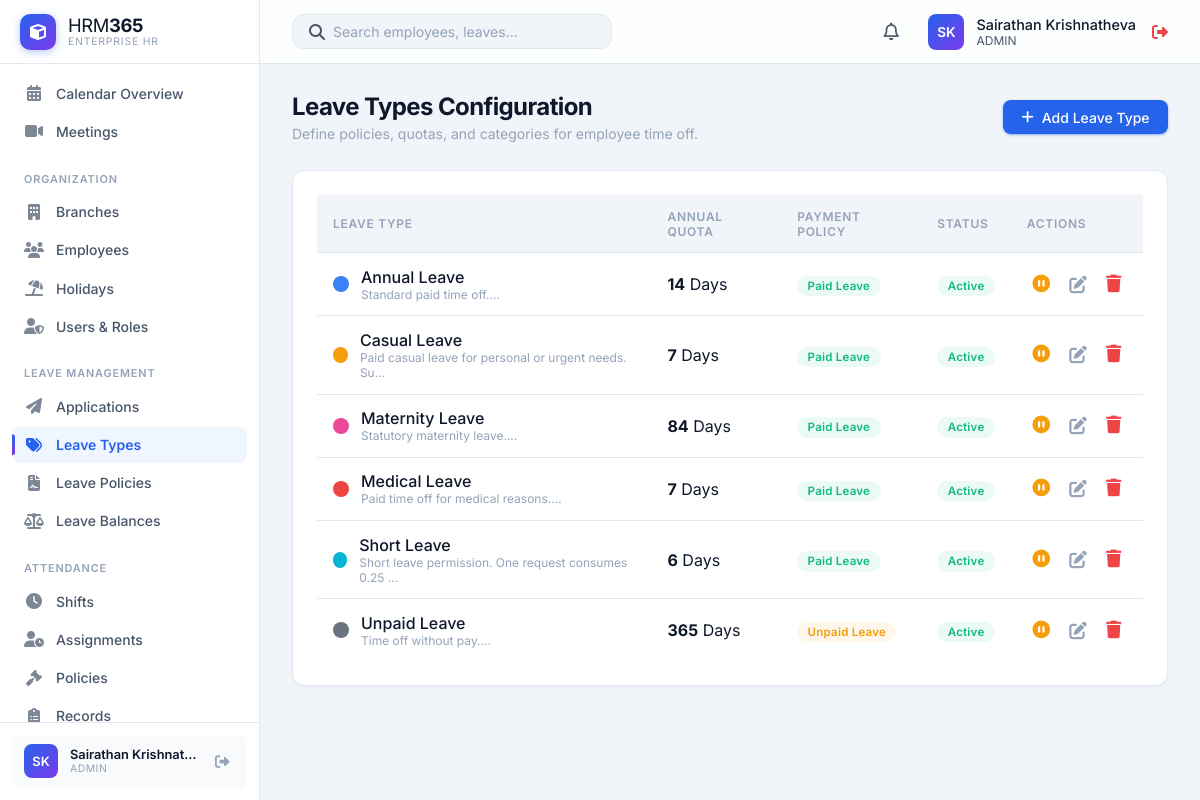
The page /HRM365/modules/leave_types/index.php (signed in) on the database its author committed.
### tables this page shows
CREATE TABLE `users` (
  `id` int(11) NOT NULL,
  `username` varchar(50) NOT NULL,
  `password` varchar(255) NOT NULL,
  `full_name` varchar(100) DEFAULT NULL,
  `phone` varchar(30) DEFAULT NULL,
  `role` enum('admin','HR','manager','employee') DEFAULT 'employee',
  `status` enum('Active','Inactive') DEFAULT 'Active',
  `language` varchar(20) DEFAULT 'English',
  `department` varchar(50) DEFAULT NULL,
  `employee_id` int(11) DEFAULT NULL,
  `created_at` timestamp NOT NULL DEFAULT current_timestamp()
);

CREATE TABLE `leave_types` (
  `id` int(11) NOT NULL,
  `name` varchar(100) NOT NULL,
  `description` text DEFAULT NULL,
  `max_days_per_year` int(11) DEFAULT 0,
  `is_paid` tinyint(1) DEFAULT 1,
  `color` varchar(20) DEFAULT '#3b82f6',
  `status` enum('Active','Inactive') DEFAULT 'Active',
  `created_at` timestamp NOT NULL DEFAULT current_timestamp()
);

### HRM365/modules/leave_types/index.php (the view, shortened to what the rows shown need)
<?php
require_once '../../includes/db.php';
require_once '../../includes/auth.php';
$stmt = $pdo->query("SELECT * FROM leave_types ORDER BY name ASC");
$leaveTypes = $stmt->fetchAll();
include '../../includes/header.php';
?>
<div class="page-header">
    <div>
        <h1 class="page-title">Leave Types Configuration</h1>
    </div>
</div>
<div class="card">
    <div class="table-container">
        <table class="table">
            <thead>
                <tr>
                    <th>Leave Type</th>
                    <th>Annual Quota</th>
                    <th>Payment Policy</th>
                    <th>Status</th>
                    <th>Actions</th>
                </tr>
            </thead>
            <tbody>
                <?php foreach ($leaveTypes as $lt): ?>
                <tr>
                    <td>
                        <div style="display: flex; align-items: center; gap: 0.75rem;">
                            <div style="width: 16px; height: 16px; border-radius: 50%; background-color: <?php echo htmlspecialchars($lt['color']); ?>;"></div>
                            <div>
                                <div style="font-weight: 500; color: var(--text-primary);"><?php echo htmlspecialchars($lt['name']); ?></div>
                                <div style="font-size: 0.75rem; color: var(--text-muted);"><?php echo htmlspecialchars(substr($lt['description'], 0, 50)); ?>...</div>
                            </div>
                        </div>
                    </td>
                    <td><strong><?php echo intval($lt['max_days_per_year']); ?></strong> Days</td>
                    <td>
                        <?php if ($lt['is_paid']): ?>
                            <span class="status-badge status-active">Paid Leave</span>
                        <?php else: ?>
                            <span class="status-badge status-leave">Unpaid Leave</span>
                        <?php endif; ?>
                    </td>
                    <td>
                        <?php if ($lt['status'] === 'Active'): ?>
                            <span class="status-badge status-active">Active</span>
                        <?php else: ?>
                            <span class="status-badge" style="background: var(--bg-hover); color: var(--text-muted);">Inactive</span>
                        <?php endif; ?>
                    </td>
                    <td>
                        <?php if (in_array($currentUser['role'], ['admin', 'HR'])): ?>
                            <div style="display: flex; gap: 0.5rem;">
                                <form action="toggle_status.php" method="POST" style="margin: 0;">
                                    <?php if ($lt['status'] === 'Active'): ?>
                                        <button type="submit" class="action-btn" style="color: var(--accent-warning);" title="Deactivate"><i class="fas fa-pause-circle"></i></button>
                                    <?php else: ?>
                                        <input type="hidden" name="status" value="Active">
                                        <button type="submit" class="action-btn" style="color: var(--accent-success);" title="Activate"><i class="fas fa-play-circle"></i></button>
                                    <?php endif; ?>
                                </form>
                                <a href="edit.php?id=<?php echo $lt['id']; ?>" class="action-btn" title="Edit Policy" style="color: var(--text-muted);"><i class="fas fa-edit"></i></a>
                                <form action="delete.php" method="POST" style="margin: 0;" onsubmit="return confirm('Are you sure you want to delete this Leave Type?');">
                                    <button type="submit" class="action-btn" style="color: var(--accent-danger);" title="Delete Policy"><i class="fas fa-trash"></i></button>
                                </form>
                            </div>
                        <?php else: ?>
                            <span style="color: var(--text-muted); font-size: 0.8rem;">View only</span>
                        <?php endif; ?>
                    </td>
                </tr>
                <?php endforeach; ?>
            </tbody>
        </table>
    </div>
</div>
<?php include '../../includes/footer.php'; ?>

### HRM365/includes/header.php (shortened to what the rows shown need)
<?php
require_once __DIR__ . '/auth.php';
require_once __DIR__ . '/avatar.php';
$stylesheetPath = __DIR__ . '/../css/styles.css';
$stylesheetVersion = is_file($stylesheetPath) ? filemtime($stylesheetPath) : time();
?>
<!DOCTYPE html>
<html lang="en">
<head>
    <link rel="stylesheet" href="<?php echo app_url('css/styles.css'); ?>?v=<?php echo $stylesheetVersion; ?>">
    <link rel="stylesheet" href="https://cdnjs.cloudflare.com/ajax/libs/font-awesome/6.4.0/css/all.min.css">
</head>
<body>
    <?php include 'sidebar.php'; ?>
    <div class="main-wrapper">
        <header class="top-header">
            <div class="header-actions">
                <div class="user-profile" style="display: flex; align-items: center; gap: 1rem;">
                    <a href="<?php echo app_url('profile.php'); ?>" style="display: flex; align-items: center; gap: 0.75rem; text-decoration: none; color: inherit;">
                        <?php echo render_avatar($currentUser['first_name'] ?? null, $currentUser['last_name'] ?? null, $currentUser['profile_photo'] ?? null, $currentUser['username']); ?>
                        <div class="user-info">
                            <div style="font-size: 0.9rem; font-weight: 500; color: var(--text-primary);">
                                <?php echo htmlspecialchars($_SESSION['full_name'] ?? $currentUser['username']); ?>
                            </div>
                            <div style="font-size: 0.75rem; color: var(--text-secondary); text-transform: uppercase;">
                                <?php echo htmlspecialchars($currentUser['role']); ?>
                            </div>
                        </div>
                    </a>
                </div>
            </div>
        </header>
        <main class="content-area">

### HRM365/includes/sidebar.php (shortened to what the rows shown need)
<?php
require_once __DIR__ . '/avatar.php';
?>
<aside class="sidebar">
    <div class="sidebar-footer">
        <div class="sidebar-user">
            <?php echo render_avatar($currentUser['first_name'] ?? null, $currentUser['last_name'] ?? null, $currentUser['profile_photo'] ?? null, $currentUser['username']); ?>
            <div class="sidebar-user-info">
                <div class="sidebar-user-name"><?php echo htmlspecialchars($_SESSION['full_name'] ?? $currentUser['username']); ?></div>
                <div class="sidebar-user-role"><?php echo htmlspecialchars($currentUser['role']); ?></div>
            </div>
            <a href="<?php echo app_url('logout.php'); ?>" class="sidebar-logout" title="Logout"><i class="fas fa-sign-out-alt"></i></a>
        </div>
    </div>
</aside>

### HRM365/includes/avatar.php (shortened to what the rows shown need)
<?php
function profile_photo_url(?string $path): ?string
{
    if (empty($path)) {
        return null;
    }
    $relative = ltrim(str_replace('\\', '/', $path), '/');
    $absolute = realpath(__DIR__ . '/../' . str_replace('/', DIRECTORY_SEPARATOR, $relative));
    return app_url($relative) . '?v=' . filemtime($absolute);
}
function avatar_initials(?string $first, ?string $last, ?string $fallback = ''): string
{
    $first = trim((string) $first);
    $last = trim((string) $last);
    if ($first !== '' || $last !== '') {
        return strtoupper(substr($first, 0, 1) . substr($last, 0, 1));
    }
    $fallback = trim($fallback);
    return strtoupper(substr($fallback !== '' ? $fallback : 'U', 0, 2));
}
function render_avatar(?string $first, ?string $last, ?string $photoPath, ?string $fallback = '', string $class = 'avatar', string $style = ''): string
{
    $url = profile_photo_url($photoPath);
    $label = trim(trim((string) $first) . ' ' . trim((string) $last));
    $styleAttr = $style !== '' ? ' style="' . htmlspecialchars($style, ENT_QUOTES, 'UTF-8') . '"' : '';
    $classAttr = htmlspecialchars($class, ENT_QUOTES, 'UTF-8');
    $titleAttr = htmlspecialchars($label, ENT_QUOTES, 'UTF-8');
    return '<div class="' . $classAttr . '"' . $styleAttr . ' title="' . $titleAttr . '">' . htmlspecialchars(avatar_initials($first, $last, $fallback), ENT_QUOTES, 'UTF-8') . '</div>';
}

### rows shown on the page
users: username "SK SK", role "ADMIN"
leave_types: name "Annual Leave", description "Standard paid time off.", max_days_per_year "14", is_paid "Paid Leave", status "Active"
leave_types: name "Casual Leave", description "Paid casual leave for personal or urgent needs. Su", max_days_per_year "7", is_paid "Paid Leave", status "Active"
leave_types: name "Maternity Leave", description "Statutory maternity leave.", max_days_per_year "84", is_paid "Paid Leave", status "Active"
leave_types: name "Medical Leave", description "Paid time off for medical reasons.", max_days_per_year "7", is_paid "Paid Leave", status "Active"
leave_types: name "Short Leave", description "Short leave permission. One request consumes 0.25", max_days_per_year "6", is_paid "Paid Leave", status "Active"
leave_types: name "Unpaid Leave", description "Time off without pay.", max_days_per_year "365", is_paid "Unpaid Leave", status "Active"

### other values the page prints
$_SESSION['full_name'] "Sairathan Krishnat…"
$_SESSION['full_name'] "Sairathan Krishnatheva"
